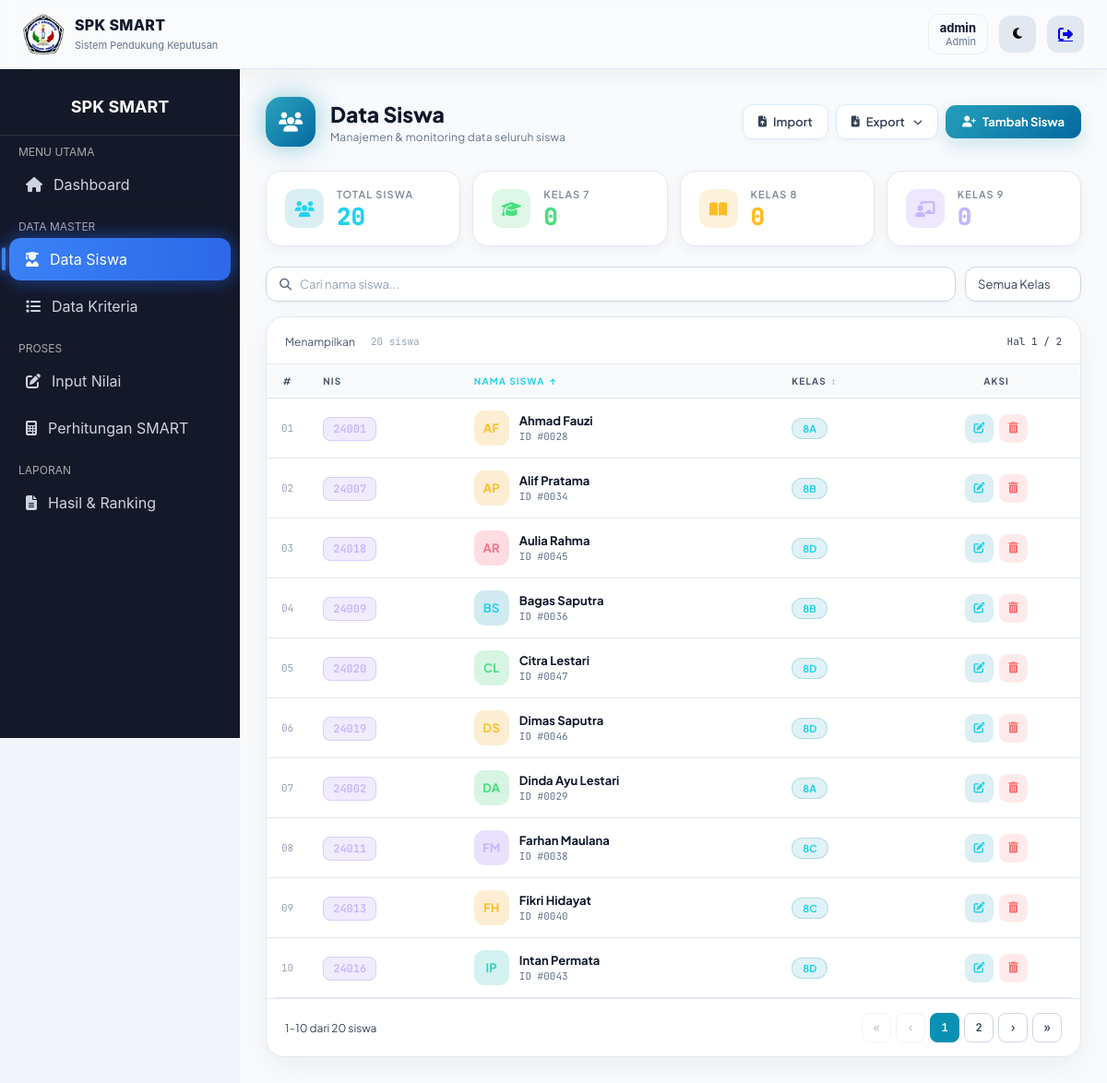
Page /siswa.php (signed in) on the committed database.
### tables this page shows
CREATE TABLE `siswa` (
  `id_siswa` int(11) NOT NULL,
  `nis` varchar(20) DEFAULT NULL,
  `nama_siswa` varchar(100) NOT NULL,
  `kelas` varchar(10) NOT NULL
);

### siswa.php (the view, shortened to what this page needs)
<?php
require_once 'config/database.php';
    ?>
    <?php
$search  = trim($_GET['search'] ?? '');
$sortBy  = in_array($_GET['sort'] ?? '', ['nama_siswa','kelas','id_siswa']) ? $_GET['sort'] : 'nama_siswa';
$sortDir = ($_GET['dir'] ?? 'asc') === 'desc' ? 'desc' : 'asc';
$where  = ['1=1'];
$params = [];
$whereStr = implode(' AND ', $where);
$perPage  = 10;
$page     = max(1, (int)($_GET['page'] ?? 1));
$offset   = ($page - 1) * $perPage;
$stmtC = $pdo->prepare("SELECT COUNT(*) FROM siswa WHERE $whereStr");
$stmtC->execute($params);
$totalData = (int)$stmtC->fetchColumn();
$totalPage = (int)ceil($totalData / $perPage);
$stmtD = $pdo->prepare("SELECT * FROM siswa WHERE $whereStr ORDER BY $sortBy $sortDir LIMIT $perPage OFFSET $offset");
$stmtD->execute($params);
$siswaList = $stmtD->fetchAll(PDO::FETCH_ASSOC);
$statTotal = (int)$pdo->query("SELECT COUNT(*) FROM siswa")->fetchColumn();
$statX   = (int)$pdo->query("SELECT COUNT(*) FROM siswa WHERE kelas LIKE 'X %' AND kelas NOT LIKE 'XI%' AND kelas NOT LIKE 'XII%'")->fetchColumn();
$statXI  = (int)$pdo->query("SELECT COUNT(*) FROM siswa WHERE kelas LIKE 'XI %' AND kelas NOT LIKE 'XII%'")->fetchColumn();
$statXII = (int)$pdo->query("SELECT COUNT(*) FROM siswa WHERE kelas LIKE 'XII%'")->fetchColumn();
function initials(string $n): string {
    $w = explode(' ', trim($n));
    return strtoupper(substr($w[0],0,1) . (isset($w[1]) ? substr($w[1],0,1) : ''));
}
$avColors = ['av-cyan','av-teal','av-violet','av-rose','av-amber','av-green'];
function avColor(int $id, array $c): string { return $c[$id % count($c)]; }
function sortLink(string $col, string $label, string $cur, string $curDir, array $get): string {
    $dir  = ($cur === $col && $curDir === 'asc') ? 'desc' : 'asc';
    $icon = $cur === $col ? ($curDir === 'asc' ? '↑' : '↓') : '↕';
    $q    = http_build_query(array_merge($get, ['sort'=>$col,'dir'=>$dir,'page'=>1]));
    $cls  = $cur === $col ? 'sort-link active' : 'sort-link';
    return "<a href='siswa.php?$q' class='$cls'>$label <span class='sort-icon'>$icon</span></a>";
}
?>
<!DOCTYPE html>
<html lang="id">
<head>
<link rel="stylesheet" href="assets/style.css">
<link href="https://cdnjs.cloudflare.com/ajax/libs/font-awesome/6.4.0/css/all.min.css" rel="stylesheet">
</head>
<body>
<?php include 'layout/header.php'; ?>
<?php include 'layout/sidebar.php'; ?>
<main class="main-content">
    <div class="page-header">
        <div class="ph-left">
            <div class="ph-icon"><i class="fa-solid fa-users"></i></div>
            <div>
                <div class="ph-title">Data Siswa</div>
                <div class="ph-sub">Manajemen &amp; monitoring data seluruh siswa</div>
            </div>
        </div>
        <div class="btn-group">
            <button class="btn-secondary" onclick="openOverlay('importOverlay')">
                <i class="fa-solid fa-file-arrow-up"></i> Import
            </button>
            <div class="export-wrap">
                <button class="btn-secondary" onclick="toggleExport()">
                    <i class="fa-solid fa-file-arrow-down"></i> Export
                    <i class="fa-solid fa-chevron-down" style="font-size:10px;margin-left:2px;"></i>
                </button>
            </div>
            <button class="btn-primary" onclick="openModal('tambah')">
                <i class="fa-solid fa-user-plus"></i> Tambah Siswa
            </button>
        </div>
    </div>
    <div class="stats-row">
        <div class="stat s-cyan">
            <div class="stat-icon"><i class="fa-solid fa-users"></i></div>
            <div>
                <div class="stat-label">Total Siswa</div>
                <div class="stat-value"><?= $statTotal ?></div>
            </div>
        </div>
        <div class="stat s-green">
            <div class="stat-icon"><i class="fa-solid fa-graduation-cap"></i></div>
            <div>
                <div class="stat-label">Kelas 7</div>
                <div class="stat-value"><?= $statX ?></div>
            </div>
        </div>
        <div class="stat s-amber">
            <div class="stat-icon"><i class="fa-solid fa-book-open"></i></div>
            <div>
                <div class="stat-label">Kelas 8</div>
                <div class="stat-value"><?= $statXI ?></div>
            </div>
        </div>
        <div class="stat s-violet">
            <div class="stat-icon"><i class="fa-solid fa-chalkboard-user"></i></div>
            <div>
                <div class="stat-label">Kelas 9 </div>
                <div class="stat-value"><?= $statXII ?></div>
            </div>
        </div>
    </div>
    <form method="GET" action="siswa.php" id="filterForm">
        <div class="toolbar">
            <div class="search-box">
                <i class="fa-solid fa-magnifying-glass"></i>
                <input type="text" name="search"
                       value="<?= htmlspecialchars($search) ?>"
                       placeholder="Cari nama siswa..."
                       oninput="debounce()">
            </div>
            <select name="kelas" class="sel" onchange="this.form.submit()">
                <option value="">Semua Kelas</option>
            </select>
        </div>
    </form>
    <div class="table-card">
        <div class="table-top">
            <div class="table-top-left">
                Menampilkan <span><?= $totalData ?> siswa</span>
            </div>
            <div style="font-size:11px;color:#334155;font-family:'JetBrains Mono',monospace;">
                Hal <?= $page ?> / <?= max(1,$totalPage) ?>
            </div>
        </div>
        <div class="table-scroll">
            <table>
                <thead>
                    <tr>
                        <th style="width:44px;text-align:center;">#</th>
                        <th>NIS</th>
                        <th><?= sortLink('nama_siswa','Nama Siswa',$sortBy,$sortDir,$_GET) ?></th>
                        <th><?= sortLink('kelas','Kelas',$sortBy,$sortDir,$_GET) ?></th>
                        <th style="text-align:center;">Aksi</th>
                    </tr>
                </thead>
                <tbody>
                <?php if (empty($siswaList)): ?>
                <tr><td colspan="5">
                    <div class="empty">
                        <i class="fa-solid fa-users-slash"></i>
                        <p>Tidak ada data siswa<?= $search ? " untuk &ldquo;".htmlspecialchars($search)."&rdquo;" : '' ?></p>
                    </div>
                </td></tr>
                <?php else: ?>
                <?php foreach ($siswaList as $i => $s):
                    $no    = $offset + $i + 1;
                    $init  = initials($s['nama_siswa']);
                    $avCls = avColor($s['id_siswa'], $avColors);
                ?>
                <tr>
                    <td class="row-num"><?= str_pad($no,2,'0',STR_PAD_LEFT) ?></td>
                    <td>
                        <?php if (!empty($s['nis'])): ?>
                        <span style="
                            font-family:'JetBrains Mono',monospace;font-size:12px;font-weight:600;
                            background:rgba(139,92,246,.12);color:#c4b5fd;
                            border:1px solid rgba(139,92,246,.22);
                            border-radius:8px;padding:4px 10px;white-space:nowrap;">
                            <?= htmlspecialchars($s['nis']) ?>
                        </span>
                        <?php else: ?>
                        <span style="font-size:11px;color:#334155;font-style:italic;">—</span>
                        <?php endif; ?>
                    </td>
                    <td>
                        <div class="name-cell">
                            <div class="avatar <?= $avCls ?>"><?= $init ?></div>
                            <div>
                                <div class="name-main"><?= htmlspecialchars($s['nama_siswa']) ?></div>
                                <div class="name-sub">ID #<?= str_pad($s['id_siswa'],4,'0',STR_PAD_LEFT) ?></div>
                            </div>
                        </div>
                    </td>
                    <td><span class="kelas-pill"><?= htmlspecialchars($s['kelas']) ?></span></td>
                    <td>
                        <div class="action-wrap">
                            <button class="act act-edit"
                                onclick="openModal('edit', <?= htmlspecialchars(json_encode($s)) ?>)"
                                title="Edit siswa">
                                <i class="fa-solid fa-pen-to-square"></i>
                            </button>
                            <button class="act act-del"
                                onclick="openConfirm(<?= $s['id_siswa'] ?>, '<?= htmlspecialchars(addslashes($s['nama_siswa'])) ?>')"
                                title="Hapus siswa">
                                <i class="fa-solid fa-trash-can"></i>
                            </button>
                        </div>
                    </td>
                </tr>
                <?php endforeach; ?>
                <?php endif; ?>
                </tbody>
            </table>
        </div>
        <?php if ($totalPage > 1): ?>
        <div class="pagination">
            <div class="pg-info"><?= $offset+1 ?>–<?= min($offset+$perPage,$totalData) ?> dari <?= $totalData ?> siswa</div>
            <div class="pg-btns">
                <?php
                $q = array_merge($_GET,['page'=>1]);
                echo "<a href='siswa.php?".http_build_query($q)."' class='pg-btn ".($page<=1?'disabled':'')."'>«</a>";
                $q['page']=max(1,$page-1);
                echo "<a href='siswa.php?".http_build_query($q)."' class='pg-btn ".($page<=1?'disabled':'')."'>‹</a>";
                for($p=max(1,$page-2);$p<=min($totalPage,$page+2);$p++){
                    $q['page']=$p;
                    echo "<a href='siswa.php?".http_build_query($q)."' class='pg-btn ".($p===$page?'active':'')."'>$p</a>";
                }
                $q['page']=min($totalPage,$page+1);
                echo "<a href='siswa.php?".http_build_query($q)."' class='pg-btn ".($page>=$totalPage?'disabled':'')."'>›</a>";
                $q['page']=$totalPage;
                echo "<a href='siswa.php?".http_build_query($q)."' class='pg-btn ".($page>=$totalPage?'disabled':'')."'>»</a>";
                ?>
            </div>
        </div>
        <?php endif; ?>
    </div>
</main>
</body>
</html>

### style.css (style rules this page uses)
* { margin:0; padding:0; box-sizing:border-box; }
body { font-family:'Inter',sans-serif; background:#f1f5f9; color:#0f172a; transition:0.3s ease; }
html { scroll-behavior:smooth; }
.main-content { margin-left:260px; margin-top:75px; padding:25px; }
.stat-label { opacity:0.85; }
table { width:100%; border-collapse:collapse; border-radius:12px; overflow:hidden; }
th,td { padding:12px; border-bottom:1px solid #e2e8f0; }
th { text-align:left; color:#64748b; }

### rows in the picture
siswa: no "01", nis "24001", nama_siswa "AF", nama_siswa "Ahmad Fauzi", id_siswa "0028", kelas "8A"
siswa: no "02", nis "24007", nama_siswa "AP", nama_siswa "Alif Pratama", id_siswa "0034", kelas "8B"
siswa: no "03", nis "24018", nama_siswa "AR", nama_siswa "Aulia Rahma", id_siswa "0045", kelas "8D"
siswa: no "04", nis "24009", nama_siswa "BS", nama_siswa "Bagas Saputra", id_siswa "0036", kelas "8B"
siswa: no "05", nis "24020", nama_siswa "CL", nama_siswa "Citra Lestari", id_siswa "0047", kelas "8D"
siswa: no "06", nis "24019", nama_siswa "DS", nama_siswa "Dimas Saputra", id_siswa "0046", kelas "8D"
siswa: no "07", nis "24002", nama_siswa "DA", nama_siswa "Dinda Ayu Lestari", id_siswa "0029", kelas "8A"
siswa: no "08", nis "24011", nama_siswa "FM", nama_siswa "Farhan Maulana", id_siswa "0038", kelas "8C"
siswa: no "09", nis "24013", nama_siswa "FH", nama_siswa "Fikri Hidayat", id_siswa "0040", kelas "8C"
siswa: no "10", nis "24016", nama_siswa "IP", nama_siswa "Intan Permata", id_siswa "0043", kelas "8D"

### other values in the picture
$_SESSION['username'] "admin"
$_SESSION['role'] "Admin"
$statTotal "20"
$statX "0"
$statXI "0"
$statXII "0"
$totalData "20"
$page "1"
max(1,$totalPage) "2"
$label "NAMA SISWA KELAS"
$icon "↑ ↕"
$offset+1 "1"
min($offset+$perPage,$totalData) "10"
